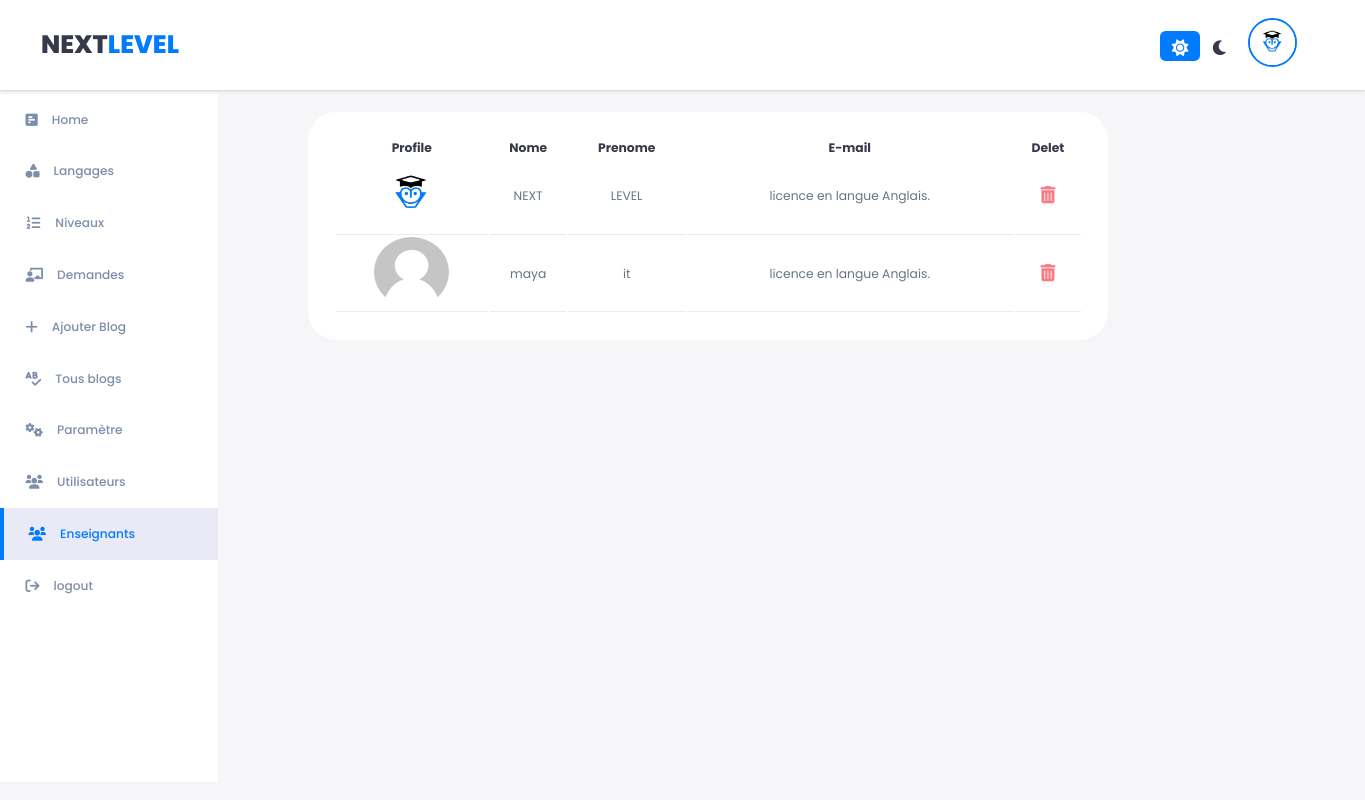
/admin/index.php?ens (signed in), run on the app's committed database.
### tables this page shows
CREATE TABLE `user` (
  `id_user` int(11) NOT NULL,
  `nome` varchar(100) NOT NULL,
  `prenom` varchar(100) NOT NULL,
  `email` varchar(250) NOT NULL,
  `password` varchar(250) NOT NULL,
  `user_image` varchar(250) NOT NULL
);

CREATE TABLE `enseignant` (
  `id_enseignant` int(11) NOT NULL,
  `id_user` int(11) NOT NULL,
  `niveau_acad` text NOT NULL,
  `facebook` varchar(250) NOT NULL,
  `twitter` varchar(250) NOT NULL,
  `instgram` varchar(250) NOT NULL,
  `github` varchar(250) NOT NULL,
  `youtube` varchar(250) NOT NULL
);

### Admin/inc/fonction.php (the view, shortened to what this page needs)
<?php
function view_ens(){
    include("inc/db.php");
    $get_ens=$con->prepare("select * from enseignant");
    $get_ens->setFetchMode(PDO:: FETCH_ASSOC);
    $get_ens->execute();
    while($sub_row=$get_ens->fetch()){
        $id_user=$sub_row['id_user'];
        $get_user=$con->prepare("select * from user where id_user='$id_user'");
        $get_user->setFetchMode(PDO:: FETCH_ASSOC);
        $get_user->execute();
        $row=$get_user->fetch();
        echo "<tr><td id='image_user'><img  src='../images/";
        echo $row['user_image'];
        echo"'></img></td>
                   <td>".$row['nome']."</td>
                   <td>".$row['prenom']."</td>
                   <td>".$sub_row['niveau_acad']."</td>
                   <form  method='post'>
                   <input type='hidden' name='id_ens' value='".$sub_row['id_enseignant']."'/>
                   <td><button name='delet_ens'><i style='font-size:17px; color:#ff7782;' class='fa-solid fa-trash-can '></i></button></td></form>
             </tr>";
    }
}
?>

### Admin/inc/navtop.php (shortened to what this page needs)
<?php
  include("inc/fonction.php");
  include("inc/db.php");
  if(isset($_SESSION['id_user'])){
    $id=$_SESSION['id_user'];
    $get_user=$con->prepare("select * from user where id_user='$id'");
    $get_user->setFetchMode(PDO:: FETCH_ASSOC);
    $get_user->execute();
    $row=$get_user->fetch();
    $image=$row['user_image'];
}
?>
<div class="navtop">
    <div class="logo"><a href="../index.php">
        <h1>NEXT<span style="color:#007bff">LEVEL</span></h1></a>
    </div>
    <div class="laft-top">
            <div class="theme-btn">
            <span class="active"><i class="fa-solid fa-sun"></i></span>
                <span><i class="fa-solid fa-moon"></i></span>
    </div>
    </div>
    <div class="profile">
         <img src="../images/<?php echo $image;?>" alt="">
    </div>
</div>

### Admin/style.css (style rules this page uses)
:root { --color-primary:#007bff; --color-danger:#ff7782; --color-success:#41f1b5; --color-warning:#ffbb55; --color-white:#fff; --color-info-dark:#7d8daa; --color-info-light:white; --color-dark:#363949; --color-light:rgba(132,139,200,0.18); --color-primary-variant:#111e88; --color-dark-variant:#677483; --color-background:#f6f6f9; --card-border-radius:2rem; --border-radius-1:0.4rem; --border-radius-2:0.8rem; --border-radius-3:1.2rem; --card-padding:1.8rem; --padding-1:1.2rem; --box-shadow: rgba(149, 157, 165, 0.2) 0px 8px 24px; }
* { margin: 0; padding: 0; outline: 0; appearance: none; border: 0; text-decoration: none; list-style: none; box-sizing: border-box; }
html { font-size: 14px; }
body { width: 63vw; height: 100vh; font-family: poppins,sans-serif; font-size: 0.88rem; background: var(--color-background); user-select: none; position:absolute; color: var(--color-dark); }
a { color: var(--color-dark); }
img { display: block; width: 100%; }
h1 { font-weight: 800; font-size: 1.8rem; }
main table tbody td { height: 2.8rem; border-bottom: 1px solid var(--color-light); color:var(--color-dark-variant); }
main table tbody tr:last-child { border: none; }
.navtop { width: 100%; height: 90px; position: fixed; background:var(--color-white); box-shadow: rgba(0, 0, 0, 0.1) 0px 1px 3px 0px, rgba(0, 0, 0, 0.06) 0px 1px 2px 0px; }
.navtop >div { display: inline-block; }
.navtop .logo { height: 90px; width: 20%; line-height: 90px; float: left; margin-left: 3%; }
.profile { float: right; margin-top:1.3%; margin-right: 5%; position: relative; display: inline-block; }
.profile img { position:relative; width:3.5rem; height:3.5rem; border: 2px solid var(--color-primary); border-radius: 50%; }
.laft-top { margin-left:62%; line-height: 90px; margin-top:10px; }
.laft-top .theme-btn { display: flex; margin-top:1.5rem; line-height: 90px; }
.laft-top .theme-btn span { font-size: 1.2rem; width:40px; height: 30px; padding-top: 5%; display: flex; align-items:center; justify-content:center; }
.laft-top .theme-btn span.active { background: var(--color-primary); color: white; border-radius: var(--border-radius-1); }
#table-cat img { width:90px; margin-bottom:3%; }
#image_user img { width:75px; height:70px; margin-left:25%; border-radius:50%; }

### data on the page
user: user_image (picture)
enseignant: id_user.user_image (picture), id_user.nome "NEXT", id_user.prenom "LEVEL", niveau_acad "licence en langue Anglais."
enseignant: id_user.user_image (picture), id_user.nome "maya", id_user.prenom "it", niveau_acad "licence en langue Anglais."
